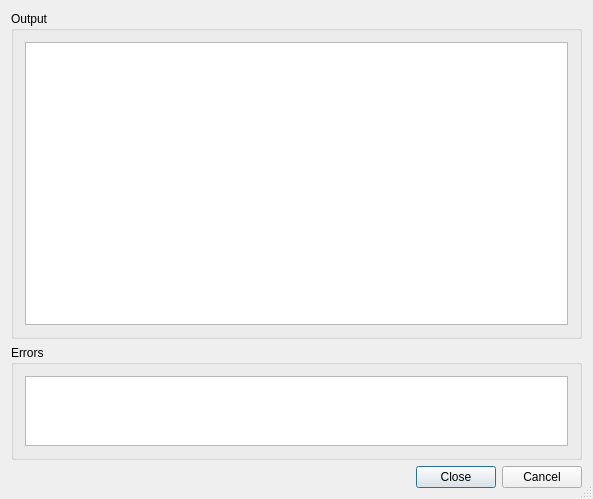
<?xml version="1.0" encoding="UTF-8"?>
<ui version="4.0">
 <class>SvnDialog</class>
 <widget class="QDialog" name="SvnDialog">
  <property name="geometry">
   <rect>
    <x>0</x>
    <y>0</y>
    <width>593</width>
    <height>499</height>
   </rect>
  </property>
  <property name="windowTitle">
   <string>Subversion</string>
  </property>
  <property name="sizeGripEnabled">
   <bool>true</bool>
  </property>
  <layout class="QVBoxLayout">
   <item>
    <widget class="QGroupBox" name="outputGroup">
     <property name="sizePolicy">
      <sizepolicy hsizetype="Preferred" vsizetype="Expanding">
       <horstretch>0</horstretch>
       <verstretch>3</verstretch>
      </sizepolicy>
     </property>
     <property name="title">
      <string>Output</string>
     </property>
     <layout class="QVBoxLayout">
      <item>
       <widget class="QTextEdit" name="resultbox">
        <property name="readOnly">
         <bool>true</bool>
        </property>
        <property name="acceptRichText">
         <bool>false</bool>
        </property>
       </widget>
      </item>
     </layout>
    </widget>
   </item>
   <item>
    <widget class="QGroupBox" name="errorGroup">
     <property name="sizePolicy">
      <sizepolicy hsizetype="Preferred" vsizetype="Expanding">
       <horstretch>0</horstretch>
       <verstretch>1</verstretch>
      </sizepolicy>
     </property>
     <property name="title">
      <string>Errors</string>
     </property>
     <layout class="QVBoxLayout">
      <item>
       <widget class="QTextEdit" name="errors">
        <property name="readOnly">
         <bool>true</bool>
        </property>
        <property name="acceptRichText">
         <bool>false</bool>
        </property>
       </widget>
      </item>
     </layout>
    </widget>
   </item>
   <item>
    <widget class="QDialogButtonBox" name="buttonBox">
     <property name="orientation">
      <enum>Qt::Horizontal</enum>
     </property>
     <property name="standardButtons">
      <set>QDialogButtonBox::Cancel|QDialogButtonBox::Close</set>
     </property>
    </widget>
   </item>
  </layout>
 </widget>
 <layoutdefault spacing="6" margin="11"/>
 <pixmapfunction>qPixmapFromMimeSource</pixmapfunction>
 <tabstops>
  <tabstop>resultbox</tabstop>
  <tabstop>errors</tabstop>
  <tabstop>buttonBox</tabstop>
 </tabstops>
 <resources/>
 <connections/>
</ui>
